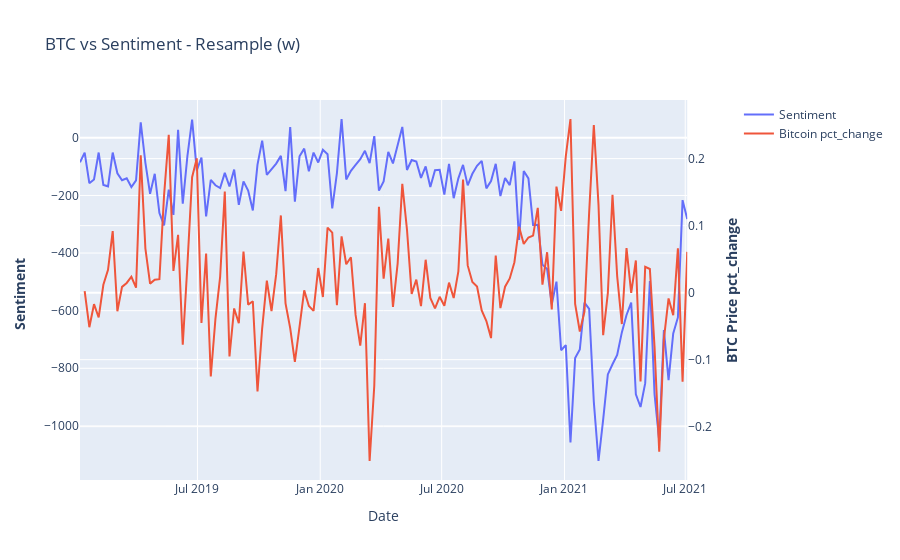

Notebook code for this chart:
### Code cell
eval.get_ts_2axis(qa.head(10000).kpi2,btc.avg_hl,resample_period='w',btc_transformation='pct_change')

### Figure 1 — Plotly figure (JSON) as saved in the notebook; plotly's stock layout.template omitted (floating-point values rounded to 4 significant figures; data arrays with more than 128 entries replaced by an {"elided": "..."} marker saying what was removed)
{"data": [{"name": "Sentiment", "type": "scatter", "x": {"elided": "131 str values"}, "xaxis": "x", "y": {"elided": "131 float values"}, "yaxis": "y"}, {"name": "Bitcoin pct_change", "type": "scatter", "x": {"elided": "131 str values"}, "xaxis": "x", "y": {"elided": "131 float values"}, "yaxis": "y2"}], "layout": {"title": {"text": "BTC vs Sentiment - Resample (w)"}, "xaxis": {"anchor": "y", "domain": [0, 0.94], "title": {"text": "Date"}}, "yaxis": {"anchor": "x", "domain": [0, 1], "title": {"text": "<b>Sentiment  </b>"}}, "yaxis2": {"anchor": "x", "overlaying": "y", "side": "right", "title": {"text": "<b>BTC Price pct_change</b>"}}}}
